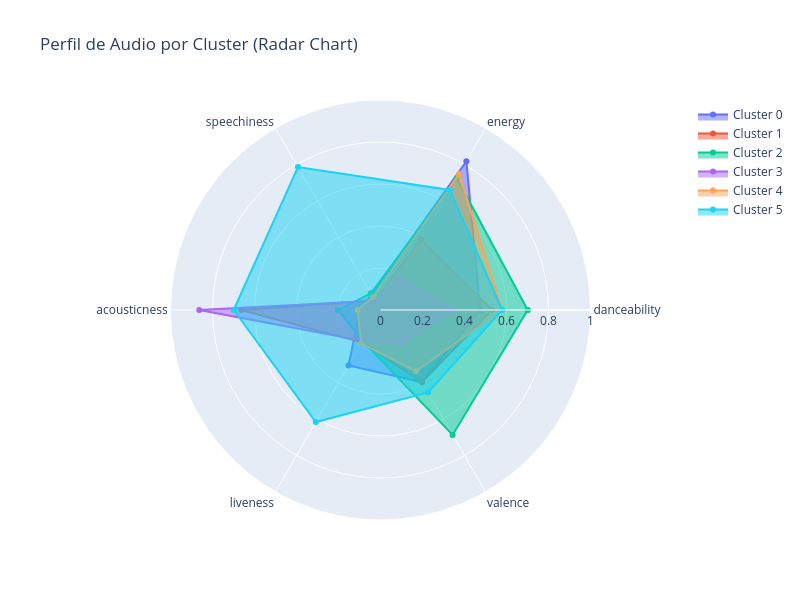

Notebook source saved alongside this figure:
### Code cell
# ============================================================================
# CELDA 11 — PERFIL DE CADA CLUSTER
# ============================================================================
# Calculamos el promedio de cada feature por cluster para entender
# qué tipo de música representa cada grupo

perfil = df_cluster.groupby('cluster')[features_cluster].mean().round(3)
print('Perfil promedio por cluster:')
print('=' * 80)
display(perfil)

# --- RADAR CHART ---
# Gráfico radial que muestra el perfil de audio de cada cluster
fig = go.Figure()

# Seleccionamos features para el radar (las que están en escala 0-1)
features_radar = ['danceability', 'energy', 'speechiness',
                  'acousticness', 'liveness', 'valence']

for cluster_id in range(K_OPTIMO):
    valores = perfil.loc[cluster_id, features_radar].tolist()
    valores += [valores[0]]  # Cerramos el polígono
    fig.add_trace(go.Scatterpolar(
        r=valores,
        theta=features_radar + [features_radar[0]],
        fill='toself',
        name=f'Cluster {cluster_id}'
    ))

fig.update_layout(
    title='Perfil de Audio por Cluster (Radar Chart)',
    polar=dict(radialaxis=dict(visible=True, range=[0, 1])),
    width=800, height=600
)
fig.show()

# --- NOMBRES SUGERIDOS PARA CLUSTERS ---
# Basados en el perfil promedio, asignamos nombres descriptivos
# INSTRUCCIÓN: Ajustar estos nombres después de revisar el perfil real
nombres_clusters = {
    0: '🎵 Energía y Baile',
    1: '🎵 Acústico y Relajado',
    2: '🎵 Instrumental y Experimental',
    3: '🎵 Hablado y Podcast',
    4: '🎵 En Vivo y Energético',
    5: '🎵 Melódico y Positivo'
}

print('\n' + '=' * 50)
print('NOMBRES SUGERIDOS PARA CADA CLUSTER')
print('=' * 50)
print('(Ajustar según el perfil real observado en la tabla superior)')
for k, v in nombres_clusters.items():
    print(f'  Cluster {k}: {v}')

### Figure 1 — Plotly figure (JSON) as saved in the notebook; plotly's stock layout.template omitted (floating-point values rounded to 4 significant figures)
{"data": [{"fill": "toself", "name": "Cluster 0", "r": [0.475, 0.818, 0.085, 0.097, 0.305, 0.396, 0.475], "theta": ["danceability", "energy", "speechiness", "acousticness", "liveness", "valence", "danceability"], "type": "scatterpolar"}, {"fill": "toself", "name": "Cluster 1", "r": [0.531, 0.387, 0.053, 0.664, 0.178, 0.396, 0.531], "theta": ["danceability", "energy", "speechiness", "acousticness", "liveness", "valence", "danceability"], "type": "scatterpolar"}, {"fill": "toself", "name": "Cluster 2", "r": [0.701, 0.726, 0.092, 0.203, 0.17, 0.687, 0.701], "theta": ["danceability", "energy", "speechiness", "acousticness", "liveness", "valence", "danceability"], "type": "scatterpolar"}, {"fill": "toself", "name": "Cluster 3", "r": [0.347, 0.175, 0.051, 0.863, 0.169, 0.186, 0.347], "theta": ["danceability", "energy", "speechiness", "acousticness", "liveness", "valence", "danceability"], "type": "scatterpolar"}, {"fill": "toself", "name": "Cluster 4", "r": [0.58, 0.748, 0.072, 0.109, 0.184, 0.337, 0.58], "theta": ["danceability", "energy", "speechiness", "acousticness", "liveness", "valence", "danceability"], "type": "scatterpolar"}, {"fill": "toself", "name": "Cluster 5", "r": [0.579, 0.66, 0.786, 0.699, 0.616, 0.453, 0.579], "theta": ["danceability", "energy", "speechiness", "acousticness", "liveness", "valence", "danceability"], "type": "scatterpolar"}], "layout": {"height": 600, "polar": {"radialaxis": {"range": [0, 1], "visible": true}}, "title": {"text": "Perfil de Audio por Cluster (Radar Chart)"}, "width": 800}}
